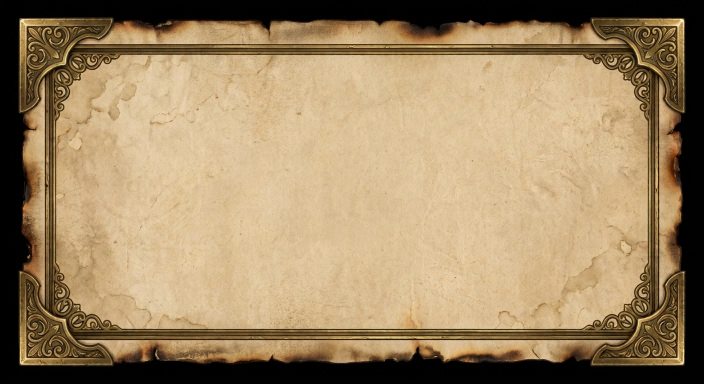
#> input picture assets/source/user_art/panel_parchment.webp, 1408 x 768 px (shown at 1/2 size)
$ python import_user_art.py
#> lines starting #> are read from the running program, lines starting #| are printed output that depends on the picture; after the words box and inside, x2 and y2 are one past the last pixel; in counts of white or black regions, pixels touching at a corner belong together
# -*- coding: utf-8 -*-
"""Bereitet die vom Auftraggeber gelieferten Grafiken (assets/source/user_art/) für das Spiel auf:
Hintergrund entfernen (gemaltes Schachbrett, Weiß, Schwarz, Dunkelgrau), Sammelbilder zerlegen,
auf Spielgröße skalieren, Zustände für Knöpfe ableiten. Ausgabe: assets/sprites/ui/user/.

    python tools/art/import_user_art.py
"""
import os
import numpy as np
from PIL import Image, ImageEnhance, ImageFilter
from scipy import ndimage

ROOT = os.path.abspath(os.path.join(os.path.dirname(__file__), "..", ".."))
SRC = os.path.join(ROOT, "assets", "source", "user_art")
OUT = os.path.join(ROOT, "assets", "sprites", "ui", "user")


def find_src(name):
    """Pfad eines Originals; die Endung ist egal (eine neue Lieferung kann .png statt .webp/.jpg sein)."""
    p = os.path.join(SRC, name)
    if os.path.exists(p):
        return p
    base = os.path.splitext(p)[0]
    for e in (".png", ".webp", ".jpg", ".jpeg"):
        if os.path.exists(base + e):
            return base + e
    return p


def load(name):
    return np.asarray(Image.open(find_src(name)).convert("RGB")).astype(np.float32)


def flood_bg(is_bg):
    """Hintergrund = mit dem Bildrand verbundene Pixel, die is_bg erfüllen."""
    lab, _ = ndimage.label(is_bg)
    edge = set(np.unique(np.concatenate([lab[0], lab[-1], lab[:, 0], lab[:, -1]]))) - {0}
    return np.isin(lab, list(edge))


# [7 lines left out: function enclosed, not called in this run]


def to_rgba(arr, bg, feather=1.0):
    m = Image.fromarray((bg * 255).astype(np.uint8)).filter(ImageFilter.GaussianBlur(feather))
    alpha = 1.0 - np.asarray(m, np.float32) / 255.0
    alpha = np.where(alpha < 0.04, 0.0, alpha)
    return Image.fromarray(np.dstack([arr, alpha * 255]).astype(np.uint8), "RGBA")


# [17 lines left out: function objects, not called in this run]


def save(img, name, max_w=None, max_h=None):
    img = img.crop(img.getbbox())
    s = 1.0
    if max_w:
        s = min(s, max_w / img.width)
    if max_h:
        s = min(s, max_h / img.height)
    if s < 1.0:
        img = img.resize((max(1, int(img.width * s)), max(1, int(img.height * s))), Image.LANCZOS)
    os.makedirs(OUT, exist_ok=True)
    img.save(os.path.join(OUT, name), optimize=True)
    return img


# [7 lines left out: function states, not called in this run]


def main():
    # 1 Pergament mit Messingecken (schwarzer Hintergrund, verbrannte Ränder weich)
    a = load("panel_parchment.webp")
    lum = a.mean(axis=2)
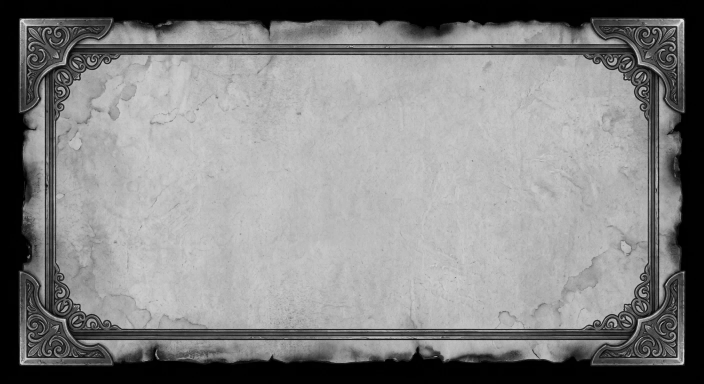
#> lum: shape (768, 1408) float32 (shown at 1/2 size); min 0, max 234.3, mean 132
    # Midjourney (21.11.): schwarzer Grund mit leichtem Verlauf – dunkles Grau zählt mit
    bg = flood_bg(lum < 60)
#> in flood_bg, `lab, _ = ndimage.label(is_bg)`:
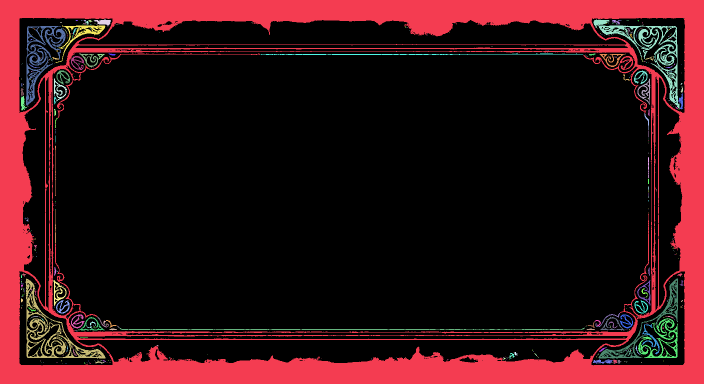
#> lab: shape (768, 1408) int32 (shown at 1/2 size); 690 distinct labels, from 0 to 689; one colour per label, 0 black
#> in flood_bg, `lab, _ = ndimage.label(is_bg)`:
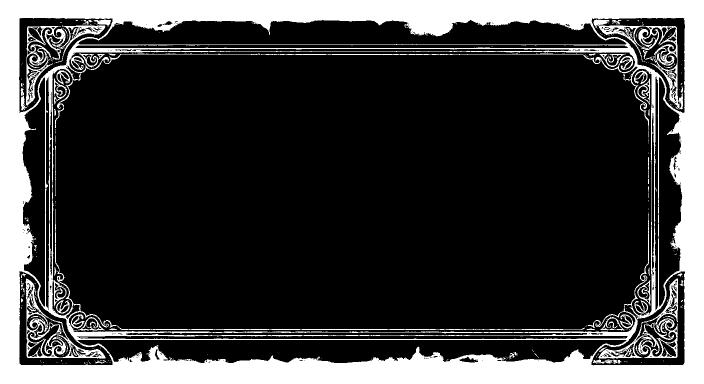
#> is_bg: shape (768, 1408) bool (shown at 1/2 size); 23.2% white; 392 white regions (329 under 20 px), largest, box (x1, y1, x2, y2) and area: (0, 0, 1408, 768) 223096, (1187, 39, 1359, 218) 4783, (51, 557, 211, 717) 4508
#> in flood_bg, `edge = set(np.unique(np.concatenate([lab[0], lab[-1], lab[:, 0], lab[:..`: edge = 1 item
#> in flood_bg, `return np.isin(lab, list(edge))`:
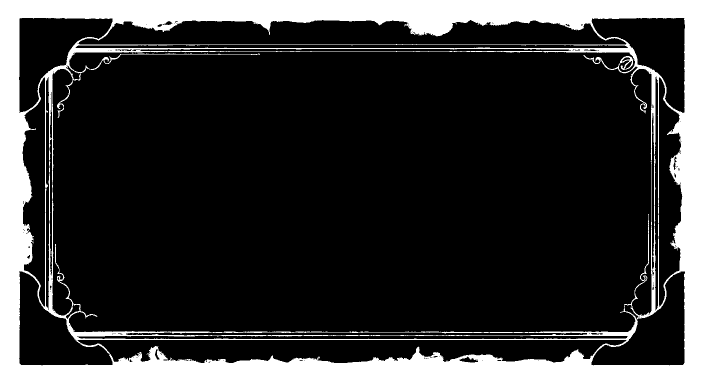
#> returned value: shape (768, 1408) bool (shown at 1/2 size); 20.5% white; 1 white region, box (x1, y1, x2, y2) and area: (0, 0, 1408, 768) 221256
    img = to_rgba(a, bg.astype(np.float32), 1.5)
#> in to_rgba, `m = Image.fromarray((bg * 255).astype(np.uint8)).filter(ImageFilter.Ga..`:
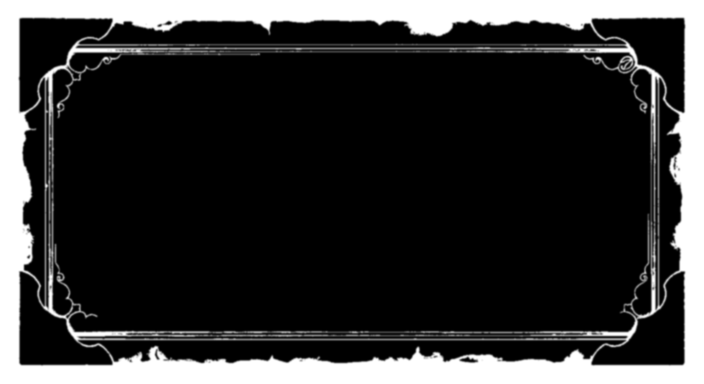
#> m: PIL image 1408x768 L (shown at 1/2 size); min 0, max 255, mean 52.2
#> in to_rgba, `alpha = 1.0 - np.asarray(m, np.float32) / 255.0`:
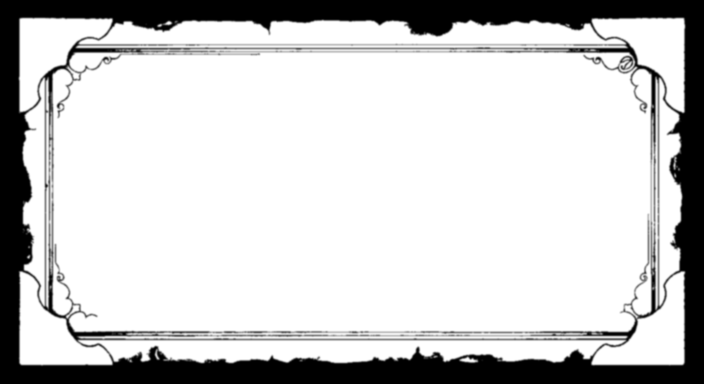
#> alpha: shape (768, 1408) float32 (shown at 1/2 size); min 0, max 1, mean 0.795
#> (the rest of the program and of its run is left out)
